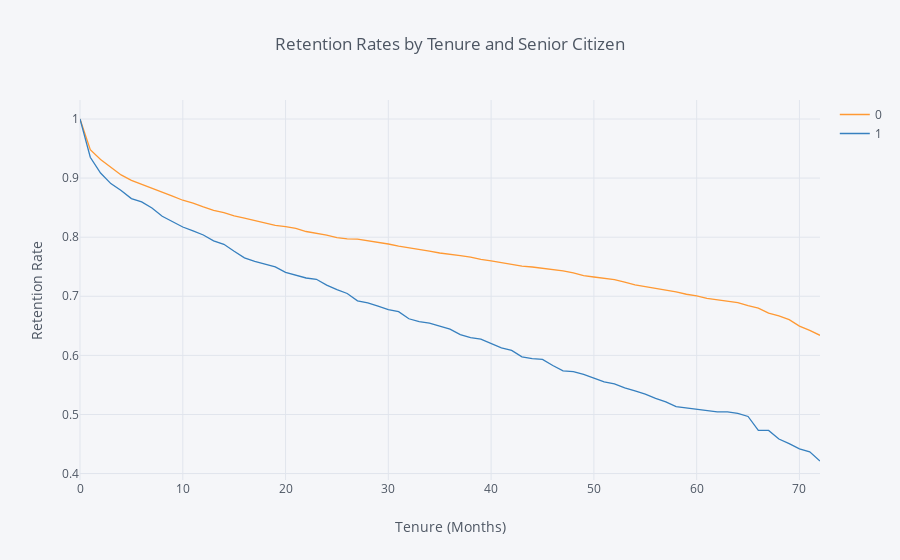

Notebook code cell kept with this figure:
### Code cell
rates = survival(data, 'SeniorCitizen', 'tenure', 'ChurnBinary')

rates.iplot(kind='line', xTitle='Tenure (Months)', yTitle='Retention Rate',
            title='Retention Rates by Tenure and Senior Citizen')

### Figure 1 — Plotly figure (JSON) as saved in the notebook; plotly's stock layout.template omitted (floating-point values rounded to 4 significant figures)
{"data": [{"line": {"color": "rgba(255, 153, 51, 1.0)", "dash": "solid", "shape": "linear", "width": 1.3}, "mode": "lines", "name": "0", "text": "", "type": "scatter", "uid": "74a83142-36d0-4ad6-ad1d-08e23f1c1511", "x": [0, 1, 2, 3, 4, 5, 6, 7, 8, 9, 10, 11, 12, 13, 14, 15, 16, 17, 18, 19, 20, 21, 22, 23, 24, 25, 26, 27, 28, 29, 30, 31, 32, 33, 34, 35, 36, 37, 38, 39, 40, 41, 42, 43, 44, 45, 46, 47, 48, 49, 50, 51, 52, 53, 54, 55, 56, 57, 58, 59, 60, 61, 62, 63, 64, 65, 66, 67, 68, 69, 70, 71, 72], "y": [1, 0.948, 0.9316, 0.9183, 0.9054, 0.8962, 0.8898, 0.8821, 0.8769, 0.8695, 0.8625, 0.8576, 0.8512, 0.8453, 0.8414, 0.836, 0.8323, 0.8278, 0.8235, 0.82, 0.8179, 0.8151, 0.8096, 0.8069, 0.8035, 0.7994, 0.7971, 0.7966, 0.7942, 0.7915, 0.7885, 0.7849, 0.7823, 0.7794, 0.7765, 0.7733, 0.7714, 0.769, 0.7662, 0.7623, 0.7601, 0.7571, 0.7534, 0.7509, 0.7495, 0.7477, 0.7459, 0.7429, 0.7398, 0.7351, 0.7326, 0.7309, 0.7284, 0.7239, 0.7193, 0.7164, 0.7135, 0.711, 0.7073, 0.7035, 0.7006, 0.6965, 0.694, 0.6913, 0.6892, 0.684, 0.68, 0.6715, 0.6668, 0.6605, 0.6496, 0.6423, 0.6339]}, {"line": {"color": "rgba(55, 128, 191, 1.0)", "dash": "solid", "shape": "linear", "width": 1.3}, "mode": "lines", "name": "1", "text": "", "type": "scatter", "uid": "f95701cc-6abb-4971-b8ba-9f40f9992daa", "x": [0, 1, 2, 3, 4, 5, 6, 7, 8, 9, 10, 11, 12, 13, 14, 15, 16, 17, 18, 19, 20, 21, 22, 23, 24, 25, 26, 27, 28, 29, 30, 31, 32, 33, 34, 35, 36, 37, 38, 39, 40, 41, 42, 43, 44, 45, 46, 47, 48, 49, 50, 51, 52, 53, 54, 55, 56, 57, 58, 59, 60, 61, 62, 63, 64, 65, 66, 67, 68, 69, 70, 71, 72], "y": [1, 0.9352, 0.9086, 0.8907, 0.879, 0.8653, 0.8597, 0.8495, 0.8354, 0.8268, 0.8172, 0.8105, 0.8037, 0.7939, 0.788, 0.7761, 0.7651, 0.759, 0.7539, 0.7498, 0.7404, 0.7352, 0.7309, 0.7288, 0.719, 0.7113, 0.7047, 0.6924, 0.689, 0.6833, 0.6775, 0.6739, 0.6619, 0.6571, 0.6546, 0.6495, 0.6444, 0.6353, 0.63, 0.6274, 0.6193, 0.6125, 0.6084, 0.5974, 0.5946, 0.5931, 0.5829, 0.5739, 0.5724, 0.5678, 0.5616, 0.5551, 0.5518, 0.5451, 0.5399, 0.5346, 0.5272, 0.5214, 0.5133, 0.5112, 0.5091, 0.5069, 0.5045, 0.5045, 0.502, 0.4966, 0.473, 0.473, 0.4584, 0.4506, 0.4419, 0.4369, 0.4213]}], "layout": {"legend": {"bgcolor": "#F5F6F9", "font": {"color": "#4D5663"}}, "paper_bgcolor": "#F5F6F9", "plot_bgcolor": "#F5F6F9", "title": {"font": {"color": "#4D5663"}, "text": "Retention Rates by Tenure and Senior Citizen"}, "xaxis": {"gridcolor": "#E1E5ED", "showgrid": true, "tickfont": {"color": "#4D5663"}, "title": {"font": {"color": "#4D5663"}, "text": "Tenure (Months)"}, "zerolinecolor": "#E1E5ED"}, "yaxis": {"gridcolor": "#E1E5ED", "showgrid": true, "tickfont": {"color": "#4D5663"}, "title": {"font": {"color": "#4D5663"}, "text": "Retention Rate"}, "zerolinecolor": "#E1E5ED"}}}
